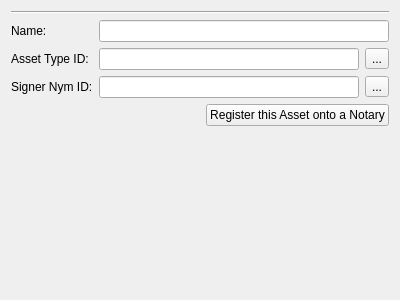
<?xml version="1.0" encoding="UTF-8"?>
<ui version="4.0">
 <class>MTAssetDetails</class>
 <widget class="MTEditDetails" name="MTAssetDetails">
  <property name="geometry">
   <rect>
    <x>0</x>
    <y>0</y>
    <width>400</width>
    <height>300</height>
   </rect>
  </property>
  <property name="windowTitle">
   <string>Form</string>
  </property>
  <layout class="QVBoxLayout" name="verticalLayout">
   <item>
    <widget class="Line" name="line">
     <property name="orientation">
      <enum>Qt::Horizontal</enum>
     </property>
    </widget>
   </item>
   <item>
    <layout class="QGridLayout" name="gridLayout">
     <item row="0" column="0">
      <widget class="QLabel" name="labelName">
       <property name="layoutDirection">
        <enum>Qt::LeftToRight</enum>
       </property>
       <property name="text">
        <string>Name:</string>
       </property>
       <property name="alignment">
        <set>Qt::AlignLeading|Qt::AlignLeft|Qt::AlignVCenter</set>
       </property>
      </widget>
     </item>
     <item row="0" column="1" colspan="2">
      <widget class="QLineEdit" name="lineEditName">
       <property name="sizePolicy">
        <sizepolicy hsizetype="Expanding" vsizetype="Maximum">
         <horstretch>0</horstretch>
         <verstretch>0</verstretch>
        </sizepolicy>
       </property>
       <property name="alignment">
        <set>Qt::AlignLeading|Qt::AlignLeft|Qt::AlignTop</set>
       </property>
       <property name="readOnly">
        <bool>false</bool>
       </property>
      </widget>
     </item>
     <item row="1" column="0">
      <widget class="QLabel" name="labelID">
       <property name="text">
        <string>Asset Type ID:</string>
       </property>
      </widget>
     </item>
     <item row="1" column="1">
      <widget class="QLineEdit" name="lineEditID">
       <property name="readOnly">
        <bool>true</bool>
       </property>
      </widget>
     </item>
     <item row="1" column="2">
      <widget class="QToolButton" name="toolButtonAsset">
       <property name="text">
        <string>...</string>
       </property>
       <property name="icon">
        <iconset resource="../resource.qrc">
         <normaloff>:/icons/icons/Basic-Copy-icon.png</normaloff>:/icons/icons/Basic-Copy-icon.png</iconset>
       </property>
      </widget>
     </item>
     <item row="2" column="0">
      <widget class="QLabel" name="labelNymID">
       <property name="text">
        <string>Signer Nym ID:</string>
       </property>
      </widget>
     </item>
     <item row="2" column="1">
      <widget class="QLineEdit" name="lineEditNymID">
       <property name="readOnly">
        <bool>true</bool>
       </property>
      </widget>
     </item>
     <item row="2" column="2">
      <widget class="QToolButton" name="toolButtonSigner">
       <property name="text">
        <string>...</string>
       </property>
       <property name="icon">
        <iconset resource="../resource.qrc">
         <normaloff>:/icons/icons/Basic-Copy-icon.png</normaloff>:/icons/icons/Basic-Copy-icon.png</iconset>
       </property>
      </widget>
     </item>
    </layout>
   </item>
   <item>
    <layout class="QHBoxLayout" name="horizontalLayout">
     <item>
      <spacer name="horizontalSpacer">
       <property name="orientation">
        <enum>Qt::Horizontal</enum>
       </property>
       <property name="sizeHint" stdset="0">
        <size>
         <width>40</width>
         <height>20</height>
        </size>
       </property>
      </spacer>
     </item>
     <item>
      <widget class="QPushButton" name="pushButton">
       <property name="sizePolicy">
        <sizepolicy hsizetype="Fixed" vsizetype="Fixed">
         <horstretch>0</horstretch>
         <verstretch>0</verstretch>
        </sizepolicy>
       </property>
       <property name="layoutDirection">
        <enum>Qt::LeftToRight</enum>
       </property>
       <property name="text">
        <string>Register this Asset onto a Notary</string>
       </property>
      </widget>
     </item>
    </layout>
   </item>
   <item>
    <spacer name="verticalSpacer">
     <property name="orientation">
      <enum>Qt::Vertical</enum>
     </property>
     <property name="sizeHint" stdset="0">
      <size>
       <width>20</width>
       <height>209</height>
      </size>
     </property>
    </spacer>
   </item>
  </layout>
 </widget>
 <customwidgets>
  <customwidget>
   <class>MTEditDetails</class>
   <extends>QWidget</extends>
   <header>gui/widgets/editdetails.hpp</header>
   <container>1</container>
  </customwidget>
 </customwidgets>
 <resources>
  <include location="../resource.qrc"/>
 </resources>
 <connections/>
</ui>
